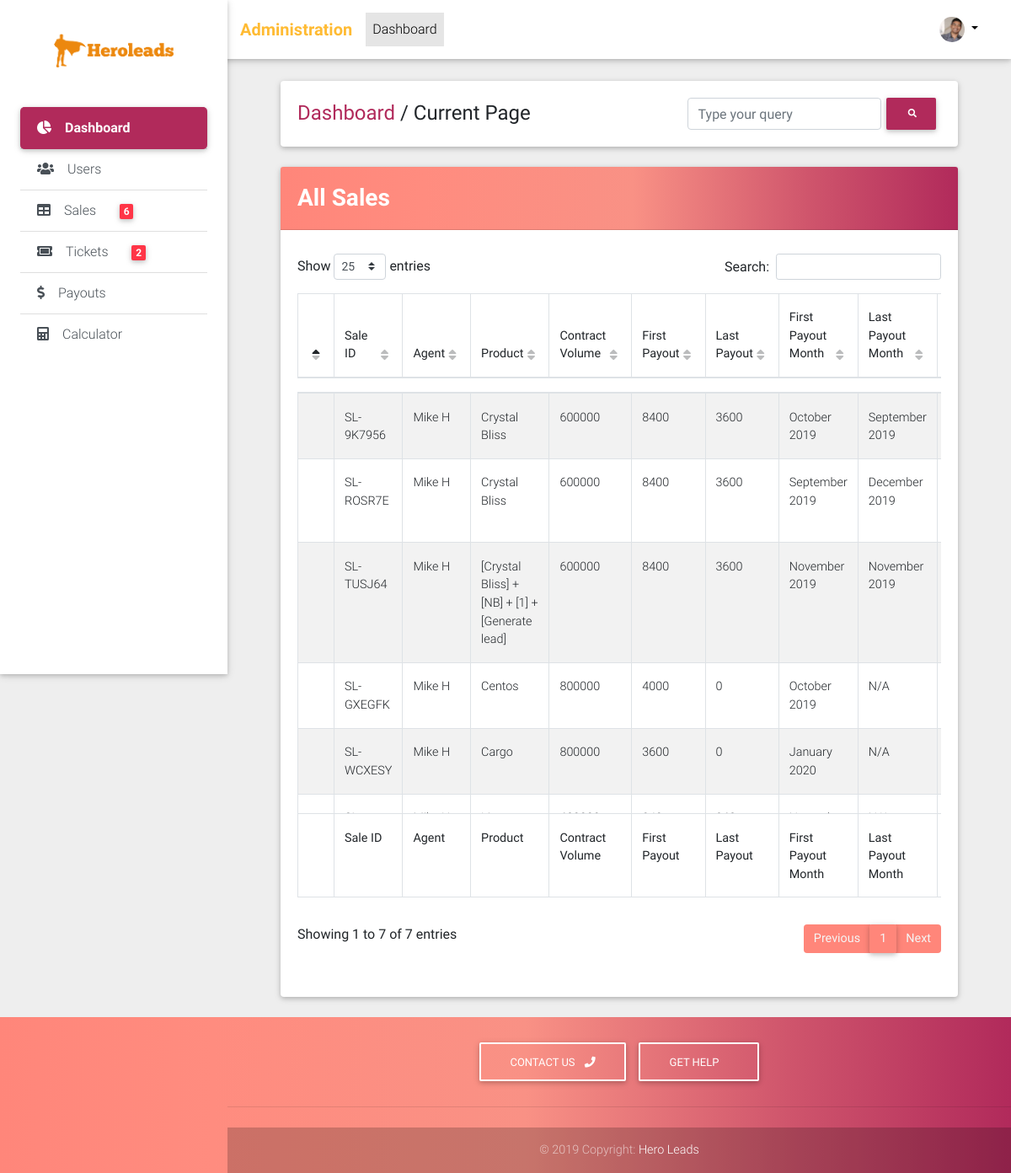
Screenshot of /admin/sales/list/ (signed in) with the database file from the repository.
### accounts/models.py (models this page shows, shortened)
class User(AbstractBaseUser, PermissionsMixin):
    ACCOUNT_TYPE_CHOICES = (("AG", "Agent"), ("ST", "Staff"), ("AD", "Admin"))
    email = models.EmailField(unique=True)
    phone = models.CharField(max_length=20, null=True, blank=True)
    first_name = models.CharField(max_length=32)
    last_name = models.CharField(max_length=32)
    date_joined = models.DateTimeField(auto_now_add=True)
    is_active = models.BooleanField(default=True)
    is_staff = models.BooleanField(default=False)
    is_superuser = models.BooleanField(default=False)
    account_type = models.CharField(max_length=2, choices=ACCOUNT_TYPE_CHOICES, default="NU")
    photo = models.ImageField(upload_to="accounts/users/photos/", blank=True, null=True)
    objects = UserManager()
    USERNAME_FIELD = "email"
    REQUIRED_FIELDS = ["first_name", "last_name"]
    @property
    def get_short_name(self):
        return "{} {}".format(self.first_name, self.last_name[0])
    @property
    def get_avatar(self):
        if self.photo:
            return self.photo.url
        else:
            return "missing"

### sales/models.py (models this page shows, shortened)
class Sale(models.Model):
    SALE_STATUS_CHOICES = (("PA", "Pending"), ("AP", "Approved"), ("CP", "Completed"), ("DC", "Declined"))
    agent = models.ForeignKey(User, on_delete=models.CASCADE)
    campaign_name = models.CharField(max_length=128)
    sale_date = models.DateField()
    setup_fee = models.PositiveIntegerField()
    contract_volume = models.PositiveIntegerField()
    monthly_budget = models.PositiveIntegerField()
    duration = models.ForeignKey(Duration, on_delete=models.PROTECT)
    management_fee = models.PositiveIntegerField()
    car_dealer_amount = models.PositiveIntegerField()
    payment_terms = models.PositiveIntegerField()
    agent_comment = models.TextField(verbose_name="Comment", blank=True)
    finance_comment = models.TextField(blank=True)
    first_commission_paid = models.BooleanField(default=False)
    last_commission_paid = models.BooleanField(default=False)
    first_commission_pay_on = models.DateField(blank=True, null=True)
    last_commission_pay_on = models.DateField(blank=True, null=True)
    commission_applicable = models.FloatField(blank=True, null=True)
    payment_term_intz = models.PositiveIntegerField(blank=True, null=True)
    car_dealer_bonus = models.PositiveIntegerField(blank=True, null=True)
    multiplier_applicable = models.FloatField(blank=True, null=True)
    setup_fee_payout = models.PositiveIntegerField(blank=True, null=True)
    first_payout = models.PositiveIntegerField(blank=True, null=True)
    last_payout = models.PositiveIntegerField(blank=True, null=True)
    bonus_payout = models.PositiveIntegerField(blank=True, null=True)
    total_payout = models.PositiveIntegerField(blank=True, null=True)
    sale_id = models.CharField(max_length=32, default=sale_id_generator)
    status = models.CharField(max_length=2, choices=SALE_STATUS_CHOICES, default="PA")
    created_on = models.DateTimeField(auto_now_add=True)
    @property
    def get_admin_absolute_url(self):
        return reverse_lazy("crm_admin:sales_admin_detail", kwargs={"id": self.id})
    @property
    def get_admin_update_url(self):
        return reverse_lazy("crm_admin:sales_admin_update", kwargs={"id": self.id})
    @property
    def get_first_payout_month(self):
        if self.first_commission_pay_on:
            return self.first_commission_pay_on.strftime("%B %Y")
        else:
            return "N/A"
    @property
    def get_last_payout_month(self):
        if self.last_commission_pay_on:
            return self.last_commission_pay_on.strftime("%B %Y")
        else:
            return "N/A"

### crm_admin/views/sales_views.py (the view)
class SaleListView(LoginRequiredMixin, ListView):
    model = Sale
    context_object_name = "sales"
    template_name = "sales_admin/list.html"

### crm_admin/templatetags/crm_admin_tags.py (called while the page is built)
@register.simple_tag
def get_pending_sale_count():
    return Sale.objects.exclude(status="CP").count()

@register.simple_tag
def get_pending_ticket_count():
    return Ticket.objects.exclude(status__in=("EX", "CN", "SL")).count()

### crm_admin/templates/sales_admin/list.html (shortened to what this page needs)
{% extends "crm_admin/base.html" %}
{% load crispy_forms_tags %}
{% load static %}
{% block custom_links %}
    <link href="{% static "css/addons/datatables.min.css" %}" rel="stylesheet">
    <link href="{% static "css/addons/datatables-select.min.css" %}" rel="stylesheet">
{% endblock %}
{% block content %}
    <div >
        <div class="card">
            <div class="card-header young-passion-gradient clearfix">
                <div class="page_heading float-left">
                    <h3 class="font-weight-bold white-text mt-2">All Sales</h3>
                </div>
            </div>
        <div class="card-body">
            <div class="table-responsive-lg">
                <table id="sales-table" class="table table-striped table-bordered" cellspacing="0" width="100%">
                    <thead>
                <tr>
                  <th style="width: 50px!important;"></th>
                  <th>Sale ID</th>
                  <th>Agent</th>
                  <th>Product</th>
                  <th>Contract Volume</th>
                  <th>First Payout</th>
                  <th>Last Payout</th>
                  <th>First Payout Month</th>
                  <th>Last Payout Month</th>
                  <th class="commission-total">Commission</th>
                </tr>
                  </thead>
                    <tbody>
                    {% for sale in sales %}
                        <tr>
                            <td></td>
                            <td><a href="{{ sale.get_admin_absolute_url }}">{{ sale.sale_id }}</a></td>
                            <td>{{ sale.agent.get_short_name }}</td>
                            <td>{{ sale.campaign_name }}</td>
                            <td>{{ sale.contract_volume }}</td>
                            <td>{{ sale.first_payout }}</td>
                            <td>{{ sale.last_payout }}</td>
                            <td>{{ sale.get_first_payout_month }}</td>
                            <td>{{ sale.get_last_payout_month }}</td>
                            <td>{{ sale.total_payout }}</td>
                        </tr>
                    {% endfor %}
                  </tbody>
                                    <tfoot>
                <tr>
                  <th style="width: 50px!important;"></th>
                  <th>Sale ID</th>
                  <th>Agent</th>
                  <th>Product</th>
                  <th>Contract Volume</th>
                  <th>First Payout</th>
                  <th>Last Payout</th>
                  <th>First Payout Month</th>
                  <th>Last Payout Month</th>
                  <th class="commission-total">Commission</th>
                </tr>
                  </tfoot>
                </table>
            </div>
        </div>
        </div>
    </div>
{% endblock %}

### crm_admin/templates/crm_admin/header.html (shortened to what this page needs)
{% load static %}
{% load crm_admin_tags %}
  <header>
    <nav class="navbar fixed-top navbar-expand-lg navbar-light white scrolling-navbar">
      <div class="container-fluid">
        <a class="navbar-brand waves-effect" href="{% url "crm_admin:dashboard" %}">
          <strong class="text-warning font-weight-bold">Administration</strong>
        </a>
        <div class="collapse navbar-collapse" id="navbarSupportedContent">
          <ul class="navbar-nav mr-auto">
            <li class="nav-item active">
              <a class="nav-link waves-effect" href="#">Dashboard
              </a>
            </li>
          </ul>
          <ul class="navbar-nav nav-flex-icons">
              <li class="nav-item avatar dropdown">
        <a class="nav-link dropdown-toggle" id="navbarDropdownMenuLink-55" data-toggle="dropdown"
          aria-haspopup="true" aria-expanded="false">
          <img src="{{ user.get_avatar }}" class="rounded-circle z-depth-0"
            alt="avatar" id="avatar-image" height="30px">
        </a>
      </li>
          </ul>
        </div>
      </div>
    </nav>
    <div class="sidebar-fixed position-fixed">
      <a class="logo-wrapper waves-effect">
        <img src="{% static "img/logo (copy).png" %}" class="img-fluid" alt="">
      </a>
      <div class="list-group list-group-flush">
        <a href="{% url "crm_admin:dashboard" %}" class="list-group-item active waves-effect">
          <i class="fas fa-chart-pie mr-3"></i>Dashboard
        </a>
        <a href="{% url "crm_admin:ac_admin_user_list" %}" class="list-group-item list-group-item-action waves-effect">
          <i class="fas fa-users mr-3"></i>Users</a>
        <a href="{% url "crm_admin:sales_admin_list" %}" class="list-group-item list-group-item-action waves-effect">
          <i class="fas fa-table mr-3"></i>Sales <span class="badge badge-danger ml-4">{% get_pending_sale_count %}</span></a>
        <a href="{% url "crm_admin:tickets_admin_list" %}" class="list-group-item list-group-item-action waves-effect">
          <i class="fas fa-ticket-alt mr-3"></i>Tickets <span class="badge badge-danger ml-4">{% get_pending_ticket_count %}</span>
        </a>
        <a href="{% url "crm_admin:sales_admin_payouts_list" %}" class="list-group-item list-group-item-action waves-effect">
          <i class="fas fa-dollar-sign mr-3"></i>Payouts</a>
        <a href="{% url "crm_admin:calcons_admin_view" %}" class="list-group-item list-group-item-action waves-effect">
          <i class="fas fa-calculator mr-3"></i>Calculator</a>
      </div>
    </div>
  </header>

### portal/static/css/admin_style.css (style rules this page uses)
.sidebar-fixed { height: 100vh; width: 270px; -webkit-box-shadow: 0 2px 5px 0 rgba(0, 0, 0, 0.16), 0 2px 10px 0 rgba(0, 0, 0, 0.12); box-shadow: 0 2px 5px 0 rgba(0, 0, 0, 0.16), 0 2px 10px 0 rgba(0, 0, 0, 0.12); z-index: 1050; background-color: #fff; padding: 1.5rem; padding-top: 0; }
.sidebar-fixed .list-group .active { -webkit-box-shadow: 0 2px 5px 0 rgba(0, 0, 0, 0.16), 0 2px 10px 0 rgba(0, 0, 0, 0.12); box-shadow: 0 2px 5px 0 rgba(0, 0, 0, 0.16), 0 2px 10px 0 rgba(0, 0, 0, 0.12); -webkit-border-radius: 5px; border-radius: 5px; }
.sidebar-fixed .logo-wrapper { padding: 2.5rem; }
.sidebar-fixed .logo-wrapper img { max-height: 50px; }
@media (min-width: 1200px) { .navbar, .page-footer, main { padding-left: 270px; } }
.list-group-item.active { background-color: #b12a5b!important; border-color: #b12a5b!important; font-weight: bold; }

### rows the page displays
User: get_avatar (picture)
Sale: sale_id "SL-9K7956", agent.get_short_name "Mike H", campaign_name "Crystal Bliss", contract_volume "600000", first_payout "8400", last_payout "3600", get_first_payout_month "October 2019", get_last_payout_month "September 2019"
Sale: sale_id "SL-ROSR7E", agent.get_short_name "Mike H", campaign_name "Crystal Bliss", contract_volume "600000", first_payout "8400", last_payout "3600", get_first_payout_month "September 2019", get_last_payout_month "December 2019"
Sale: sale_id "SL-TUSJ64", agent.get_short_name "Mike H", campaign_name "[Crystal Bliss] + [NB] + [1] + [Generate lead]", contract_volume "600000", first_payout "8400", last_payout "3600", get_first_payout_month "November 2019", get_last_payout_month "November 2019"
Sale: sale_id "SL-GXEGFK", agent.get_short_name "Mike H", campaign_name "Centos", contract_volume "800000", first_payout "4000", last_payout "0", get_first_payout_month "October 2019", get_last_payout_month "N/A"
Sale: sale_id "SL-WCXESY", agent.get_short_name "Mike H", campaign_name "Cargo", contract_volume "800000", first_payout "3600", last_payout "0", get_first_payout_month "January 2020", get_last_payout_month "N/A"
